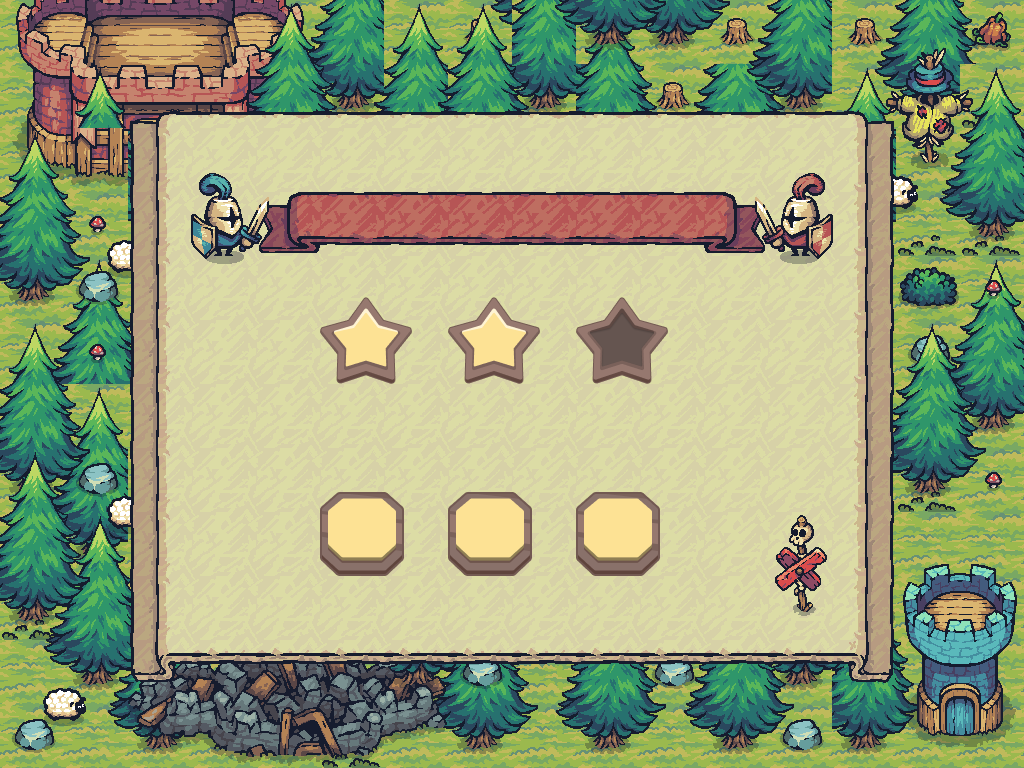

This game map was drawn from its Tiled (.tmx) file and the tilesets committed beside it. A one-line description and the trimmed map source follow:
An orthogonal 16x12 tile map with 64x64 px tiles, 10 tile layers (GameBackground, GameGrid, LayerOne, LayerTwo, ...), 25 tilesets and 39 objects (28x Block, PlayerCheckpoint, AntiPlayerCheckpoint, Player, AntiPlayer, ...).

<map version="1.10" tiledversion="1.11.0" orientation="orthogonal" renderorder="right-down" width="16" height="12" tilewidth="64" tileheight="64" infinite="0" nextlayerid="14" nextobjectid="11">
 <tileset firstgid="1" source="Terrain.tsx" />
 <tileset firstgid="41" source="Castle_Red.tsx" />
 <tileset firstgid="61" source="Tree.tsx" />
 <tileset firstgid="169" source="17.tsx" />
 <tileset firstgid="171" source="Tower_Blue.tsx" />
 <tileset firstgid="179" source="01.tsx" />
 <tileset firstgid="180" source="06.tsx" />
 <tileset firstgid="181" source="18.tsx" />
 <tileset firstgid="190" source="09.tsx" />
 <tileset firstgid="191" source="12.tsx" />
 <tileset firstgid="192" source="16.tsx" />
 <tileset firstgid="194" source="Castle_Destroyed.tsx" />
 <tileset firstgid="214" source="HappySheep_Idle.tsx" />
 <tileset firstgid="246" source="UI/Carved_9Slides.tsx" />
 <tileset firstgid="255" source="UI/Ribbon_Red_3Slides.tsx" />
 <tileset firstgid="258" source="G_Idle.tsx" />
 <tileset firstgid="262" source="Warrior_Blue_192.tsx" />
 <tileset firstgid="310" source="Warrior_Red_Idle_192.tsx" />
 <tileset firstgid="316" source="star_2.tsx" />
 <tileset firstgid="317" source="star_1.tsx" />
 <tileset firstgid="318" source="button_bg.tsx" />
 <tileset firstgid="319" source="UI/Banner_Connection_Left_64.tsx" />
 <tileset firstgid="328" source="UI/Banner_Connection_Right_64.tsx" />
 <tileset firstgid="337" source="Tower_Red.tsx" />
 <tileset firstgid="345" source="Star_Innactive.tsx" />
 <layer id="3" name="GameBackground" width="16" height="12">
  <data>[192 cells, 164 non-empty, 1 distinct tile ids]</data>
 </layer>
 <layer id="1" name="GameGrid" width="16" height="12">
  <data>[192 cells, 54 non-empty, 9 distinct tile ids]</data>
 </layer>
 <layer id="2" name="LayerOne" width="16" height="12">
  <data>[192 cells, 115 non-empty, 36 distinct tile ids]</data>
 </layer>
 <layer id="4" name="LayerTwo" width="16" height="12">
  <data>[192 cells, 85 non-empty, 47 distinct tile ids]</data>
 </layer>
 <layer id="5" name="LayerThree" width="16" height="12">
  <data>[192 cells, 94 non-empty, 19 distinct tile ids]</data>
 </layer>
 <objectgroup id="8" name="Tree" />
 <layer id="6" name="LayerFour" width="16" height="12">
  <data>[192 cells, 15 non-empty, 9 distinct tile ids]</data>
 </layer>
 <layer id="7" name="Sheep" width="16" height="12">
  <data>[192 cells, 24 non-empty, 4 distinct tile ids]</data>
 </layer>
 <objectgroup id="5" name="Collisionblocks" visible="0">
  <object id="1" name="Block" type="Block" x="384" y="192" width="64" height="64" />
  <object id="2" name="Block" type="Block" x="512" y="192" width="64" height="64" />
  <object id="3" name="Block" type="Block" x="576" y="192" width="64" height="64" />
  <object id="4" name="Block" type="Block" x="640" y="192" width="64" height="64" />
  <object id="5" name="Block" type="Block" x="320" y="256" width="64" height="64" />
  <object id="7" name="Block" type="Block" x="448" y="256" width="64" height="64" />
  <object id="8" name="Block" type="Block" x="512" y="256" width="64" height="64" />
  <object id="10" name="Block" type="Block" x="704" y="256" width="64" height="64" />
  <object id="11" name="Block" type="Block" x="320" y="320" width="64" height="64" />
  <object id="12" name="Block" type="Block" x="640" y="320" width="64" height="64" />
  <object id="13" name="Block" type="Block" x="704" y="320" width="64" height="64" />
  <object id="14" name="Block" type="Block" x="320" y="384" width="64" height="64" />
  <object id="15" name="Block" type="Block" x="384" y="384" width="64" height="64" />
  <object id="16" name="Block" type="Block" x="512" y="384" width="64" height="64" />
  <object id="17" name="Block" type="Block" x="704" y="384" width="64" height="64" />
  <object id="18" name="Block" type="Block" x="320" y="448" width="64" height="64" />
  <object id="20" name="Block" type="Block" x="512" y="448" width="64" height="64" />
  <object id="21" name="Block" type="Block" x="576" y="448" width="64" height="64" />
  <object id="23" name="Block" type="Block" x="704" y="448" width="64" height="64" />
  <object id="24" name="Block" type="Block" x="384" y="512" width="64" height="64" />
  <object id="25" name="Block" type="Block" x="448" y="512" width="64" height="64" />
  <object id="26" name="Block" type="Block" x="512" y="512" width="64" height="64" />
  <object id="27" name="Block" type="Block" x="640" y="512" width="64" height="64" />
  <object id="28" name="Block" type="Block" x="512" y="320" width="64" height="64" />
 </objectgroup>
 <objectgroup id="6" name="Checkpoints" visible="0">
  <object id="6" name="PlayerCheckpoint" type="PlayerCheckpoint" x="384" y="256" width="64" height="64" />
  <object id="9" name="AntiPlayerCheckpoint" type="AntiPlayerCheckpoint" x="640" y="448" width="64" height="64" />
 </objectgroup>
 <objectgroup id="7" name="Spawnpoints" visible="0">
  <object id="19" name="Player" type="Player" x="384" y="448" width="64" height="64" />
  <object id="22" name="AntiPlayer" type="AntiPlayer" x="640" y="256" width="64" height="64" />
 </objectgroup>
 <objectgroup id="30" name="CollisionblocksForGrid" visible="0">
  <object id="101" name="Block" type="Block" x="256" y="128" width="576" height="64" />
  <object id="102" name="Block" type="Block" x="256" y="576" width="576" height="64" />
  <object id="103" name="Block" type="Block" x="192" y="192" width="64" height="384" />
  <object id="104" name="Block" type="Block" x="831" y="192" width="64" height="384" />
 </objectgroup>
 <layer id="9" name="LevelCompleted" width="16" height="12">
  <data>[192 cells, 120 non-empty, 9 distinct tile ids]</data>
 </layer>
 <layer id="12" name="objectonlevelcompletebg" width="16" height="12">
  <data>[192 cells, 5 non-empty, 3 distinct tile ids]</data>
 </layer>
 <layer id="10" name="LevelCompletedRIbbons" width="16" height="12">
  <data>[192 cells, 13 non-empty, 7 distinct tile ids]</data>
 </layer>
 <objectgroup id="11" name="StarSpawnLayer">
  <object id="3" x="385.565" y="200.621" width="300" height="32">
   <text fontfamily="ThaleahFat" pixelsize="34" wrap="1" color="#ffffff">Level Completed</text>
  </object>
  <object id="8" name="StarPositionOne" type="StarPositionOne" x="317.911" y="290.622" width="98.2385" height="95.5097" />
  <object id="9" name="StarPositionTwo" type="StarPositionTwo" x="446.167" y="290.622" width="102.332" height="96.8741" />
  <object id="10" name="StarPositionThree" type="StarPositionThree" x="571.011" y="292.669" width="102.332" height="96.8741" />
 </objectgroup>
 <objectgroup id="13" name="ButtonsSpawnLayer">
  <object id="4" name="Restart" type="Restart" x="319.275" y="484.37" width="84.5943" height="94.1452" />
  <object id="6" name="Exit" type="Exit" x="575.787" y="482.324" width="84.5943" height="94.1452" />
  <object id="7" name="Next" type="Next" x="448.895" y="482.324" width="84.5943" height="94.1452" />
 </objectgroup>
</map>
